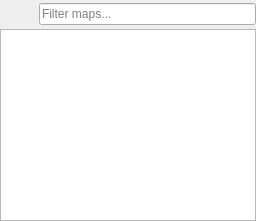
      <widget class="QWidget" name="mapListContainer" native="true">
       <property name="enabled">
        <bool>true</bool>
       </property>
       <property name="sizePolicy">
        <sizepolicy hsizetype="Expanding" vsizetype="Expanding">
         <horstretch>0</horstretch>
         <verstretch>0</verstretch>
        </sizepolicy>
       </property>
       <layout class="QVBoxLayout" name="verticalLayout">
        <property name="spacing">
         <number>0</number>
        </property>
        <property name="leftMargin">
         <number>0</number>
        </property>
        <property name="topMargin">
         <number>0</number>
        </property>
        <property name="rightMargin">
         <number>0</number>
        </property>
        <property name="bottomMargin">
         <number>0</number>
        </property>
        <item>
         <layout class="QHBoxLayout" name="horizontalLayout_11">
          <property name="spacing">
           <number>0</number>
          </property>
          <property name="leftMargin">
           <number>3</number>
          </property>
          <property name="topMargin">
           <number>3</number>
          </property>
          <property name="bottomMargin">
           <number>3</number>
          </property>
          <item>
           <widget class="QToolButton" name="toolButton_MapSortOrder">
            <property name="enabled">
             <bool>true</bool>
            </property>
            <property name="icon">
             <iconset resource="../resources/images.qrc">
              <normaloff>:/icons/sort_alphabet.ico</normaloff>:/icons/sort_alphabet.ico</iconset>
            </property>
            <property name="iconSize">
             <size>
              <width>16</width>
              <height>16</height>
             </size>
            </property>
            <property name="popupMode">
             <enum>QToolButton::InstantPopup</enum>
            </property>
            <property name="toolButtonStyle">
             <enum>Qt::ToolButtonIconOnly</enum>
            </property>
            <property name="autoRaise">
             <bool>true</bool>
            </property>
            <property name="arrowType">
             <enum>Qt::NoArrow</enum>
            </property>
           </widget>
          </item>
          <item>
           <spacer name="horizontalSpacer">
            <property name="orientation">
             <enum>Qt::Horizontal</enum>
            </property>
            <property name="sizeType">
             <enum>QSizePolicy::Preferred</enum>
            </property>
            <property name="sizeHint" stdset="0">
             <size>
              <width>12</width>
              <height>20</height>
             </size>
            </property>
           </spacer>
          </item>
          <item>
           <widget class="QLineEdit" name="lineEdit_filterBox">
            <property name="enabled">
             <bool>true</bool>
            </property>
            <property name="text">
             <string/>
            </property>
            <property name="placeholderText">
             <string>Filter maps...</string>
            </property>
           </widget>
          </item>
         </layout>
        </item>
        <item>
         <widget class="QTreeView" name="mapList">
          <property name="sizePolicy">
           <sizepolicy hsizetype="Expanding" vsizetype="Expanding">
            <horstretch>0</horstretch>
            <verstretch>0</verstretch>
           </sizepolicy>
          </property>
          <property name="minimumSize">
           <size>
            <width>100</width>
            <height>0</height>
           </size>
          </property>
          <property name="selectionMode">
           <enum>QAbstractItemView::SingleSelection</enum>
          </property>
          <property name="selectionBehavior">
           <enum>QAbstractItemView::SelectItems</enum>
          </property>
          <attribute name="headerVisible">
           <bool>false</bool>
          </attribute>
         </widget>
        </item>
       </layout>
      </widget>
